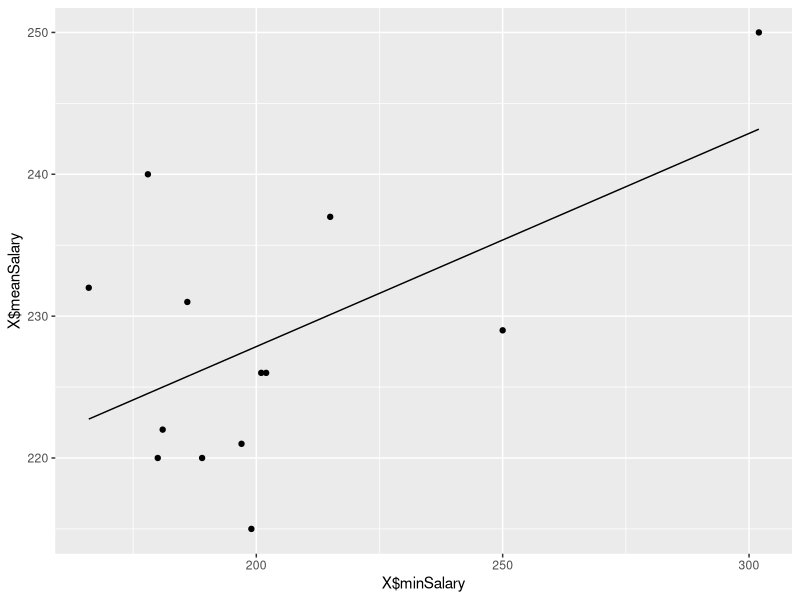
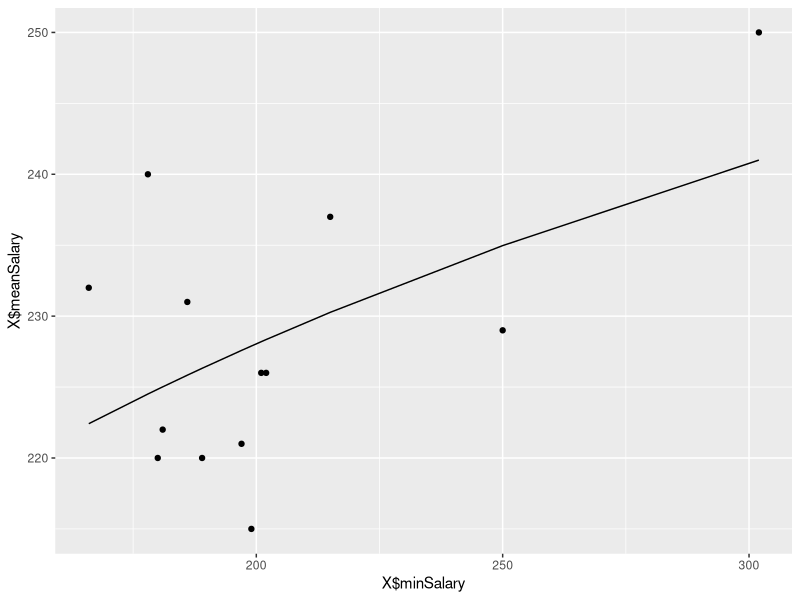
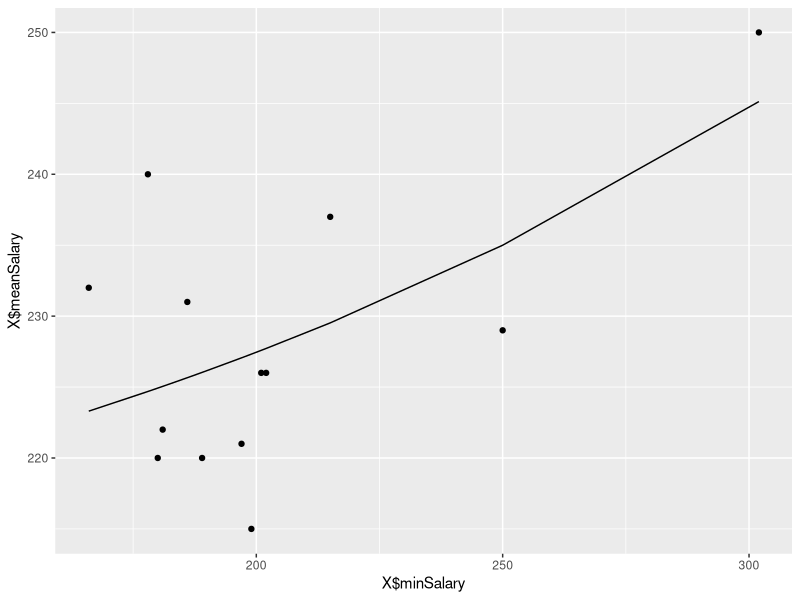
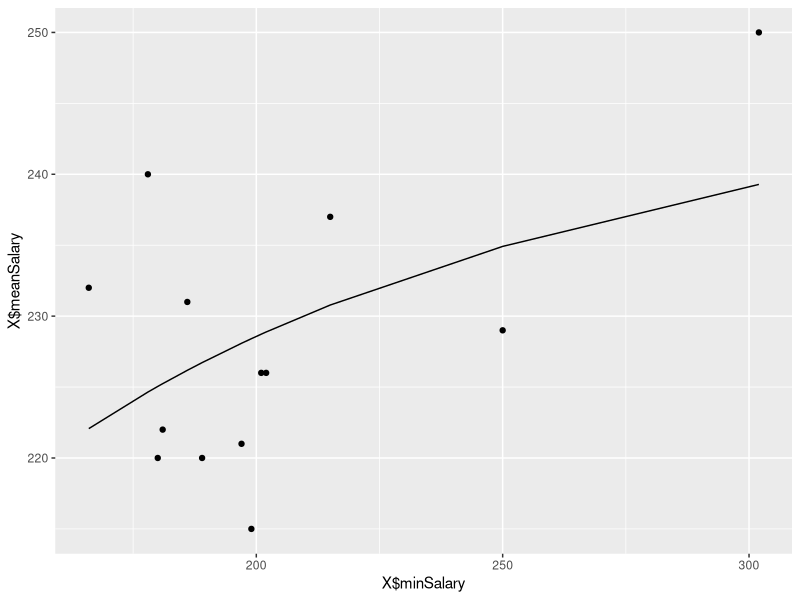
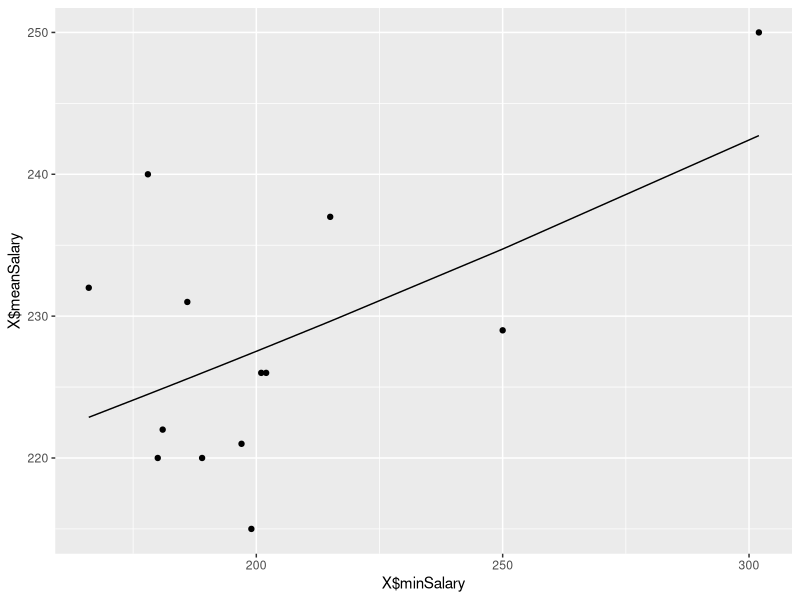

Source code (R) for these figures, in order:
library("dplyr")
library("ggplot2")
library("GGally")
library("psych")

#1. Посторойте поле корреляции и сформулируйте гипотезу о форме связи.
#2. Рассчитайте параметры уравнения линейной, показательной и гиперболической парной регрессии.
#3.Оцените тесноту связи с помощью показателей корреляции и детерминации
#4. Дайте с помощью общего коэффициента эластичности сравнительную оценку силы связи фактора с результатом.
#5. Оцените с помощью средней ошибки аппроксимации качество уравнений.



#modelCoef[1] - intercept
#modelCoef[2] - coeff

X = data.frame(meanSalary = c(240,226,221,226,220,250,237,232,215,220,222,231,229), #target
           minSalary = c(178,202,197,201,189,302,215,166,199,180,181,186,250)) #train



nd <- data.frame(minSalary = sort(X$minSalary))

plotNewData <- function(x, predictedY) {
    ggplot(data = X, aes(x = X$minSalary, y = X$meanSalary)) + 
    geom_point(aes(x = X$minSalary, y = X$meanSalary)) + 
    geom_line(aes(x = x, y = predictedY ))
}

getStd <- function(predicted, y){
  sum = 0
  for (i in 1:13)
  {
     sum = sum + (predicted[i] - y[i]) * (predicted[i] - y[i])
  }
  sum = sqrt(sum)
  return(sum / 13)
}


#_________________linear_________________________________
linearModel <- lm(meanSalary~minSalary, data = X)
linearCoef <- coef(linearModel)
#summary(linearModel)


x <- nd$minSalary
y <- linearCoef[1] + linearCoef[2] * x
plotNewData(x, y)
linearStd = getStd(y, X$meanSalary)

#_________________polynomial_____________________________
linearizedDataX <- log(X$minSalary)
linearizedDataY <- log(X$meanSalary)

polynomialModel <- lm(linearizedDataY~linearizedDataX)
polynomialCoef <- coef(polynomialModel)
#summary(polynomialModel)


x <- nd$minSalary
#y = b0 * x ^ b1
y <- exp(polynomialCoef[1]) * (x ^ polynomialCoef[2])
plotNewData(x, y)

polynomialStd = getStd(y, X$meanSalary)

#__________________exponential________________________________
linearizedDataX <- exp(X$minSalary * 0.005)
linearizedDataY <- X$meanSalary

exponentialModel <- lm(linearizedDataY~linearizedDataX)
exponentialCoef <- coef(exponentialModel)
#summary(exponentialModel)


x <- nd$minSalary
#y = b0 + e ^ (x * 0.005)
y <- exponentialCoef[1] +  exponentialCoef[2] * exp(x * 0.005)
plotNewData(x, y)
exponentialStd = getStd(y, X$meanSalary)

#_________________inverse_____________________________________

linearizedDataX <- 1000 / X$minSalary
linearizedDataY <- X$meanSalary

inverseModel <- lm(linearizedDataY~linearizedDataX)
inverseCoef <- coef(inverseModel)
#summary(inverseModel)


x <- nd$minSalary
#y = b0 + b1 * (1000 / x)
y <- inverseCoef[1] + inverseCoef[2] * (1000 / x)
plotNewData(x, y)
inverseStd = getStd(y, X$meanSalary)

#_________________hyperbolic____________________________
linearizedDataX <- X$minSalary
linearizedDataY <- 1/X$meanSalary

hyperbolicModel <- lm(linearizedDataY~linearizedDataX)
hyperbolicCoef <- coef(hyperbolicModel)
#summary(hyperbolicModel)


x <- nd$minSalary
#y = 1 / (b0 + b1 * x)
y <- 1 / (hyperbolicCoef[1] + hyperbolicCoef[2] *  x) 
plotNewData(x, y)

hyperbolicStd = getStd(y, X$meanSalary)

#linearModel, polynomialModel, exponentialModel, inverseModel, hyperbolicModel


result = data.frame(modelName = c("linear", "polynomial", "exponential", "inverse", "hyperbolic"),
          correlation = cor(X$minSalary, X$meanSalary),
          determincation = c(summary(linearModel)$r.squared, summary(polynomialModel)$r.squared, summary(exponentialModel)$r.squared,
                           summary(inverseModel)$r.squared, summary(hyperbolicModel)$r.squared),
          stdError = c(linearStd, polynomialStd, exponentialStd, inverseStd, hyperbolicStd), 
          F = c(summary(linearModel)$fstatistic[1], summary(polynomialModel)$fstatistic[1], summary(exponentialModel)$fstatistic[1],
                summary(inverseModel)$fstatistic[1], summary(hyperbolicModel)$fstatistic[1])
          )
                     

